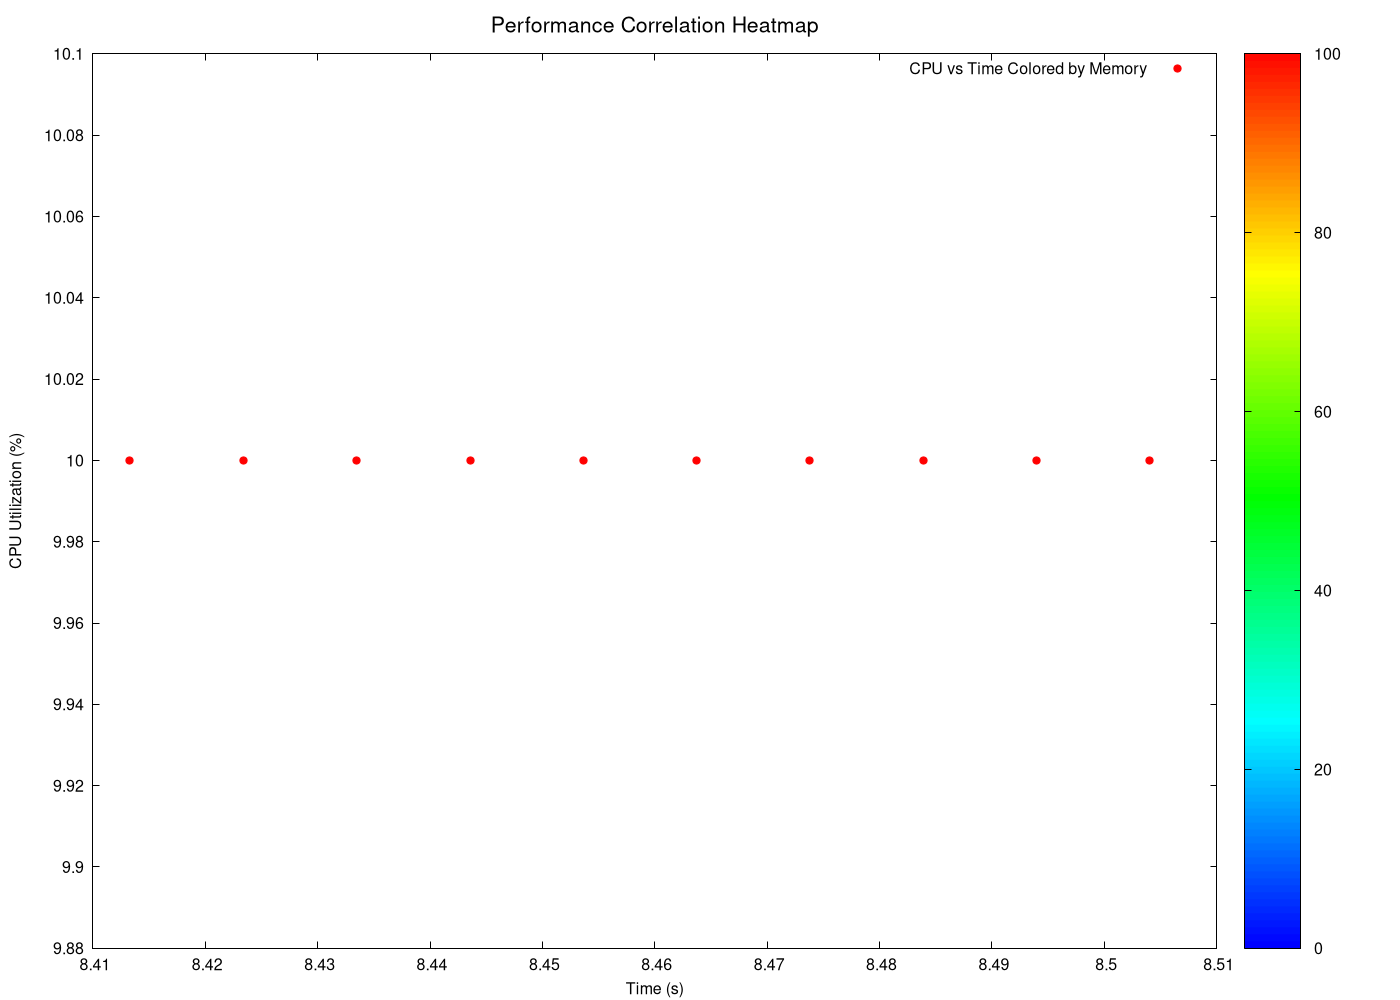

Source code (gnuplot):
# GNUplot script for 3D heatmaps
set terminal pngcairo enhanced font 'Helvetica,12' size 1400,1000
set output 'png/linear_search_20260131_225122_3d_heatmap_heatmap.png'

set title 'Performance Correlation Heatmap' font 'Helvetica,16'
set xlabel 'Time (s)' font 'Helvetica,12'
set ylabel 'CPU Utilization (%)' font 'Helvetica,12'
set zlabel 'Memory Usage (MB)' font 'Helvetica,12'

# Configure pm3d for heatmap
set pm3d map
set palette defined (0 '#0000ff', 1 '#00ffff', 2 '#00ff00', 3 '#ffff00', 4 '#ff0000')
set cbrange [0:]
set view map

# 2D heatmap projection (since we have time-series data)
plot 'png/linear_search_20260131_225122_3d_heatmap_heatmap.dat' using 1:2:3 with points palette pt 7 ps 1.2 title 'CPU vs Time Colored by Memory'
